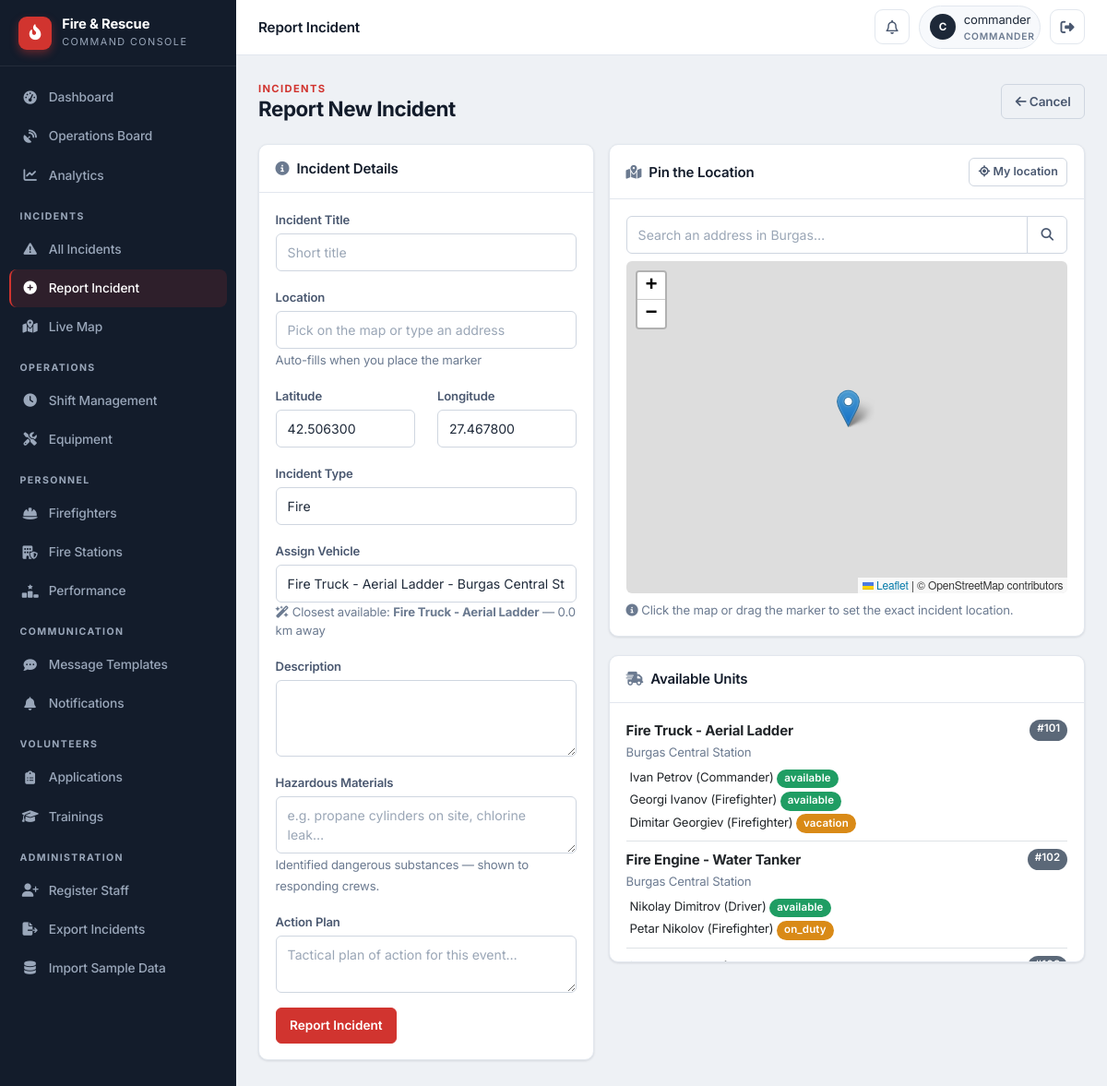
The page /staff/report_incident (signed in) on the database its author committed.
### app/models/vehicle.py (models this page shows)
class Vehicle(db.Model):
    id = db.Column(db.Integer, primary_key=True)
    type = db.Column(db.String(50))
    location = db.Column(db.String(200))
    latitude = db.Column(db.Float, nullable=True)
    longitude = db.Column(db.Float, nullable=True)
    last_updated = db.Column(db.DateTime, default=datetime.datetime.utcnow, onupdate=datetime.datetime.utcnow)
    speed = db.Column(db.Float, nullable=True)
    heading = db.Column(db.Integer, nullable=True)
    status = db.Column(db.String(20), default='station')
    station_id = db.Column(db.Integer, db.ForeignKey('fire_station.id'), nullable=True)
    current_incident_id = db.Column(db.Integer, db.ForeignKey('incident.id'), nullable=True)
    route_polyline = db.Column(db.Text, nullable=True)      # JSON list of [lat, lng] along the road
    route_started_at = db.Column(db.DateTime, nullable=True)  # when the vehicle began driving
    route_total_seconds = db.Column(db.Float, nullable=True)  # animation duration (sped up for demo)
    route_real_seconds = db.Column(db.Float, nullable=True)   # real OSRM driving time, for ETA display
    route_distance_m = db.Column(db.Float, nullable=True)     # real route distance in meters
    route_dest_lat = db.Column(db.Float, nullable=True)
    route_dest_lng = db.Column(db.Float, nullable=True)
    current_incident = db.relationship('Incident', foreign_keys=[current_incident_id])
    firefighters = db.relationship('Firefighter', backref='assigned_vehicle', lazy=True)

### app/models/firefighter.py (models this page shows)
class Firefighter(db.Model):
    id = db.Column(db.Integer, primary_key=True)
    name = db.Column(db.String(100), nullable=False)
    rank = db.Column(db.String(50))
    status = db.Column(db.String(20), default='available')
    vehicle_id = db.Column(db.Integer, db.ForeignKey('vehicle.id'), nullable=True)
    station_id = db.Column(db.Integer, db.ForeignKey('fire_station.id'), nullable=True)
    user_id = db.Column(db.Integer, db.ForeignKey('user_model.id'), nullable=True, unique=True)
    user = db.relationship('UserModel', foreign_keys=[user_id], backref='firefighter_profile')
    employee_id = db.Column(db.String(20), unique=True, nullable=True)
    phone = db.Column(db.String(20), nullable=True)
    hire_date = db.Column(db.DateTime, nullable=True)
    last_active = db.Column(db.DateTime, nullable=True)
    current_shift_id = db.Column(db.Integer, db.ForeignKey('shift.id'), nullable=True)
    current_shift = db.relationship('Shift', foreign_keys=[current_shift_id], back_populates='firefighter')
    shifts = db.relationship('Shift', foreign_keys='Shift.firefighter_id', back_populates='firefighter')

### app/routes/incidents.py (the view, shortened to what this page needs)
@incidents_bp.route('/staff/report_incident', methods=['GET', 'POST'])
@login_required
@role_required('dispatcher', 'commander')
def report_incident():
    form = IncidentForm()
    vehicles = Vehicle.query.all()
    form.vehicle_id.choices = [(v.id, f"{v.type} - {v.location}") for v in vehicles]
    if not form.vehicle_id.choices:
        form.vehicle_id.choices = [(0, 'No vehicles available - Import data first!')]
    return render_template('staff/incidents/report.html', form=form, vehicles=vehicles)

### app/forms/incident_forms.py
class IncidentForm(FlaskForm):
    title = StringField('Incident Title', validators=[DataRequired()])
    location = StringField('Location', validators=[DataRequired()])
    latitude = StringField('Latitude', validators=[Optional()])
    longitude = StringField('Longitude', validators=[Optional()])
    incident_type = SelectField('Incident Type',
                                choices=[('fire', 'Fire'),
                                         ('rescue', 'Rescue'),
                                         ('accident', 'Car Accident'),
                                         ('hazmat', 'Hazardous Materials'),
                                         ('other', 'Other')],
                                validators=[DataRequired()])
    description = TextAreaField('Description', validators=[DataRequired()])
    hazardous_materials = TextAreaField('Hazardous Materials', validators=[Optional()])
    action_plan = TextAreaField('Action Plan', validators=[Optional()])
    vehicle_id = SelectField('Assign Vehicle', coerce=int, validators=[DataRequired()])
    submit = SubmitField('Report Incident')

### app/utils.py (called while the page is built)
def login_required(f):
    @wraps(f)
    def decorated_function(*args, **kwargs):
        if not session.get('logged_in'):
            flash('Please login to access the staff portal.', 'warning')
            return redirect(url_for('auth.staff_login'))
        return f(*args, **kwargs)
    return decorated_function

def role_required(*roles):
    def decorator(f):
        @wraps(f)
        def decorated_function(*args, **kwargs):
            if not session.get('logged_in'):
                flash('Please login to access the staff portal.', 'warning')
                return redirect(url_for('auth.staff_login'))
            if session.get('user_role') not in roles:
                flash('Unauthorized access. This incident has been logged.', 'danger')
                return redirect(url_for('dashboard.staff_dashboard'))
            return f(*args, **kwargs)
        return decorated_function
    return decorator

### app/templates/staff/incidents/report.html (shortened to what this page needs)
{% extends "staff/base.html" %}
{% block topbar_title %}Report Incident{% endblock %}
{% block content %}
<div class="page-head">
    <div>
        <div class="eyebrow">Incidents</div>
        <h1>Report New Incident</h1>
    </div>
    <a href="{{ url_for('incidents.list_incidents') }}" class="btn btn-outline-secondary">
        <i class="fa-solid fa-arrow-left"></i> Cancel
    </a>
</div>
<form method="POST">
    <div class="row g-3">
        <div class="col-lg-5">
            <div class="card">
                <div class="card-header"><i class="fa-solid fa-circle-info text-muted me-2"></i>Incident Details</div>
                <div class="card-body">
                    <div class="mb-3">{{ form.title.label(class="form-label") }}{{ form.title(class="form-control", placeholder="Short title") }}</div>
                    <div class="mb-3">
                        {{ form.location.label(class="form-label") }}
                        {{ form.location(class="form-control", placeholder="Pick on the map or type an address", id="location") }}
                        <small class="text-muted">Auto-fills when you place the marker</small>
                    </div>
                    <div class="row">
                        <div class="col-6 mb-3">
                            {{ form.latitude.label(class="form-label") }}
                            {{ form.latitude(class="form-control", id="latitude", readonly=true, placeholder="—") }}
                        </div>
                        <div class="col-6 mb-3">
                            {{ form.longitude.label(class="form-label") }}
                            {{ form.longitude(class="form-control", id="longitude", readonly=true, placeholder="—") }}
                        </div>
                    </div>
                    <div class="mb-3">{{ form.incident_type.label(class="form-label") }}{{ form.incident_type(class="form-select") }}</div>
                    <div class="mb-3">
                        {{ form.vehicle_id.label(class="form-label") }}
                        {{ form.vehicle_id(class="form-select") }}
                        <small class="text-muted d-block" id="unitHint">This unit will be dispatched and routed live</small>
                    </div>
                    <div class="mb-3">{{ form.description.label(class="form-label") }}{{ form.description(class="form-control", rows=3) }}</div>
                    <div class="mb-3">
                        {{ form.hazardous_materials.label(class="form-label") }}
                        {{ form.hazardous_materials(class="form-control", rows=2, placeholder="e.g. propane cylinders on site, chlorine leak…") }}
                        <small class="text-muted">Identified dangerous substances — shown to responding crews.</small>
                    </div>
                    <div class="mb-3">
                        {{ form.action_plan.label(class="form-label") }}
                        {{ form.action_plan(class="form-control", rows=2, placeholder="Tactical plan of action for this event…") }}
                    </div>
                    {{ form.submit(class="btn btn-primary") }}
                </div>
            </div>
        </div>
        <div class="col-lg-7">
            <div class="card">
                <div class="card-header d-flex justify-content-between align-items-center">
                    <span><i class="fa-solid fa-map-location-dot text-muted me-2"></i>Pin the Location</span>
                    <button type="button" class="btn btn-sm btn-outline-secondary" id="useMyLocation">
                        <i class="fa-solid fa-location-crosshairs"></i> My location
                    </button>
                </div>
                <div class="card-body">
                    <div class="input-group mb-2">
                        <input type="text" class="form-control" id="addressSearch" placeholder="Search an address in Burgas…">
                        <button type="button" class="btn btn-outline-secondary" id="searchBtn"><i class="fa-solid fa-magnifying-glass"></i></button>
                    </div>
                    <div id="pickMap" style="height: 360px; width: 100%; border-radius: var(--r-sm);"></div>
                    <small class="text-muted d-block mt-2">
                        <i class="fa-solid fa-circle-info"></i>
                        Click the map or drag the marker to set the exact incident location.
                    </small>
                </div>
            </div>
            <div class="card mb-0">
                <div class="card-header"><i class="fa-solid fa-truck-fast text-muted me-2"></i>Available Units</div>
                <div class="card-body" style="max-height: 280px; overflow-y: auto;">
                    {% if vehicles %}
                        {% for vehicle in vehicles %}
                        <div class="border-bottom mb-2 pb-2">
                            <div class="d-flex justify-content-between">
                                <strong>{{ vehicle.type }}</strong>
                                <span class="badge bg-secondary">#{{ vehicle.id }}</span>
                            </div>
                            <small class="text-muted">{{ vehicle.location }}</small>
                            {% if vehicle.firefighters %}
                            <ul class="list-unstyled ms-1 mb-0 mt-1">
                                {% for f in vehicle.firefighters %}
                                <li><small>{{ f.name }} ({{ f.rank }}) <span class="badge {% if f.status == 'available' %}bg-success{% else %}bg-warning{% endif %}">{{ f.status }}</span></small></li>
                                {% endfor %}
                            </ul>
                            {% else %}<small class="text-muted ms-1">No crew assigned</small>{% endif %}
                        </div>
                        {% endfor %}
                    {% else %}
                        <p class="text-muted mb-0">No vehicles available. <a href="{{ url_for('personnel.import_data') }}">Import data first</a>.</p>
                    {% endif %}
                </div>
            </div>
        </div>
    </div>
</form>
<link rel="stylesheet" href="https://unpkg.com/leaflet@1.9.4/dist/leaflet.css" />
{% endblock %}

### app/static/css/theme.css (style rules this page uses)
:root { --bg: #eef1f5; --surface: #ffffff; --surface-2: #f7f9fc; --border: #e2e7ee; --border-strong: #cfd6e0; --ink: #131c2b; --ink-2: #1d2838; --ink-3: #2a3650; --ink-soft: #3a4860; --text: #1f2a3a; --text-2: #4a5870; --muted: #6b7a90; --on-dark: #e7ecf3; --on-dark-muted: #9aa7ba; --accent: #d1342f; --accent-dark: #ab2420; --accent-soft: #fdeceb; --success: #1f9d63; --success-soft: #e6f5ed; --warning: #d98a17; --warning-soft: #fbf1de; --info: #2b6cb0; --info-soft: #e6f0f9; --danger: #d1342f; --danger-soft: #fdeceb; --r-sm: 6px; --r: 10px; --r-lg: 14px; --shadow-xs: 0 1px 2px rgba(19, 28, 43, 0.06); --shadow-sm: 0 1px 3px rgba(19, 28, 43, 0.08), 0 1px 2px rgba(19, 28, 43, 0.04); --shadow-md: 0 4px 12px rgba(19, 28, 43, 0.08); --shadow-lg: 0 12px 28px rgba(19, 28, 43, 0.12); --sidebar-w: 256px; --topbar-h: 60px; --spacing-xs: 0.25rem; --spacing-sm: 0.5rem; --spacing-md: 1rem; --spacing-lg: 1.5rem; --spacing-xl: 2rem; --border-radius: var(--r); --border-radius-sm: var(--r-sm); --border-radius-lg: var(--r-lg); --primary-color: var(--accent); --secondary-color: var(--muted); --danger-color: var(--danger); }
* { box-sizing: border-box; }
html { -webkit-text-size-adjust: 100%; }
body { font-family: 'Inter', -apple-system, BlinkMacSystemFont, 'Segoe UI', Roboto, sans-serif; color: var(--text); background: var(--bg); font-size: 0.94rem; line-height: 1.55; letter-spacing: -0.01em; -webkit-font-smoothing: antialiased; text-rendering: optimizeLegibility; }
h1, h2, h3, h4, h5, h6 { color: var(--ink); font-weight: 700; letter-spacing: -0.02em; }
a { text-decoration: none; }
.text-muted { color: var(--muted) !important; }
.page-head { display: flex; align-items: center; justify-content: space-between; gap: 1rem; margin-bottom: 1.5rem; flex-wrap: wrap; }
.page-head h1, .page-head h2 { margin: 0; font-size: 1.4rem; font-weight: 700; }
.eyebrow { text-transform: uppercase; letter-spacing: 0.12em; font-size: 0.7rem; font-weight: 700; color: var(--accent); }

### app/static/css/main.css (style rules this page uses)
.card { border: 1px solid var(--border); border-radius: var(--r); box-shadow: var(--shadow-sm); background: var(--surface); margin-bottom: 1.25rem; }
.card-header { border-bottom: 1px solid var(--border); background: transparent; font-weight: 600; color: var(--ink); padding: 0.85rem 1.1rem; border-radius: var(--r) var(--r) 0 0 !important; }
.card-body { padding: 1.1rem; }
.btn { border-radius: var(--r-sm); font-weight: 600; font-size: 0.85rem; padding: 0.5rem 0.9rem; transition: all 0.15s; border-width: 1px; }
.btn-sm { padding: 0.32rem 0.6rem; font-size: 0.78rem; }
.btn-primary, .btn-danger { background: var(--accent); border-color: var(--accent); color: #fff; }
.btn-outline-secondary { color: var(--text-2); border-color: var(--border-strong); }
.form-label { font-weight: 600; font-size: 0.82rem; color: var(--text-2); margin-bottom: 0.3rem; }
.form-control, .form-select { border-radius: var(--r-sm); border: 1px solid var(--border-strong); padding: 0.55rem 0.75rem; font-size: 0.88rem; color: var(--text); background: var(--surface); }
.form-control::placeholder { color: #9aa6b6; }
.badge { font-weight: 600; padding: 0.4em 0.7em; border-radius: 999px; font-size: 0.72rem; letter-spacing: 0.01em; }
.badge.bg-success { background: var(--success) !important; }
.badge.bg-warning { background: var(--warning) !important; color: #fff !important; }
.badge.bg-secondary { background: #5b6878 !important; }

### rows shown on the page
Vehicle: type "Fire Truck - Aerial Ladder", id "101", location "Burgas Central Station"
Firefighter: name "Ivan Petrov", rank "Commander", status "available"
Firefighter: name "Georgi Ivanov", rank "Firefighter", status "available"
Firefighter: name "Dimitar Georgiev", rank "Firefighter", status "vacation"
Vehicle: type "Fire Engine - Water Tanker", id "102", location "Burgas Central Station"
Firefighter: name "Nikolay Dimitrov", rank "Driver", status "available"
Firefighter: name "Petar Nikolov", rank "Firefighter", status "on_duty"

### other values the page prints
{{ (session.user_name or '?')[0]|upper }} "C"
{{ session.user_name }} "commander"
{{ session.user_role }} "COMMANDER"
